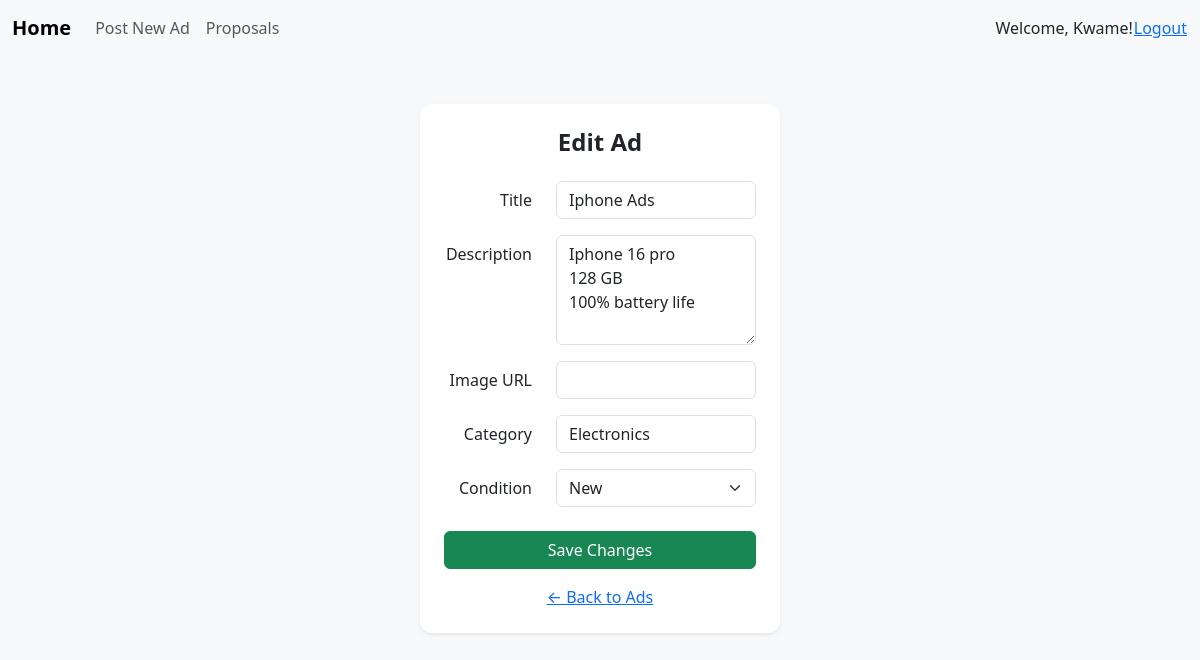
The app's page /ads/1/edit/ (signed in) with its own data.
### ads/models.py (models this page shows, shortened)
class Ad(models.Model):
    CONDITION_CHOICES = [
        ('new', 'New'),
        ('used', 'Used'),
    ]
    user = models.ForeignKey(User, on_delete=models.CASCADE)
    title = models.CharField(max_length=255)
    description = models.TextField()
    image_url = models.URLField(blank=True, null=True)
    category = models.CharField(max_length=100)
    condition = models.CharField(max_length=10, choices=CONDITION_CHOICES)
    created_at = models.DateTimeField(auto_now_add=True)

### ads/views.py (the view)
# urls.py: path('ads/<int:ad_id>/edit/', views.edit_ad, name='edit_ad'),
@login_required
def edit_ad(request, ad_id):
    ad = get_object_or_404(Ad, id=ad_id, user=request.user)
    if request.method == 'POST':
        form = AdForm(request.POST, instance=ad)
        if form.is_valid():
            form.save()
            return redirect('ad_detail', ad_id=ad.id)
    else:
        form = AdForm(instance=ad)
    return render(request, 'ads/edit_ad.html', {'form': form})

### ads/forms.py
class AdForm(forms.ModelForm):
    description = forms.CharField(
        widget=forms.Textarea(
            attrs={
                'class':      'form-control',
                'rows':       4,
                'placeholder':'Describe your item…'
            }
        )
    )
    class Meta:
        model = Ad
        fields = ['title', 'description', 'image_url', 'category', 'condition']
        widgets =  widgets = {
            'title':     forms.TextInput(attrs={'class':'form-control'}),
            'image_url': forms.URLInput( attrs={'class':'form-control'}),
            'category':  forms.TextInput(attrs={'class':'form-control'}),
            'condition': forms.Select(   attrs={'class':'form-select'}),
        }

### ads/templates/ads/edit_ad.html
{% include 'ads/create_ad.html' %}

### ads/templates/ads/create_ad.html (shortened to what this page needs)
{% extends "base.html" %}
{% block content %}
<div class="row justify-content-center">
  <div class="col-md-8 col-lg-6">
    <div class="card shadow-sm">
      <div class="card-body p-4">
        <h2 class="card-title mb-4 text-center">
          {% if form.instance.pk %}Edit{% else %}Create{% endif %} Ad
        </h2>
        <form method="post" novalidate>
          <div class="row mb-3 align-items-center">
            <label for="{{ form.title.id_for_label }}"
                   class="col-sm-4 col-form-label text-end">
              Title
            </label>
            <div class="col-sm-8">
              {{ form.title }}
            </div>
          </div>
          <div class="row mb-3 align-items-start">
            <label for="{{ form.description.id_for_label }}"
                   class="col-sm-4 col-form-label text-end">
              Description
            </label>
            <div class="col-sm-8">
              {{ form.description }}
            </div>
          </div>
          <div class="row mb-3 align-items-center">
            <label for="{{ form.image_url.id_for_label }}"
                   class="col-sm-4 col-form-label text-end">
              Image URL
            </label>
            <div class="col-sm-8">
              {{ form.image_url }}
            </div>
          </div>
          <div class="row mb-3 align-items-center">
            <label for="{{ form.category.id_for_label }}"
                   class="col-sm-4 col-form-label text-end">
              Category
            </label>
            <div class="col-sm-8">
              {{ form.category }}
            </div>
          </div>
          <div class="row mb-4 align-items-center">
            <label for="{{ form.condition.id_for_label }}"
                   class="col-sm-4 col-form-label text-end">
              Condition
            </label>
            <div class="col-sm-8">
              {{ form.condition }}
            </div>
          </div>
          <button class="btn btn-success w-100" type="submit">
            {% if form.instance.pk %}Save Changes{% else %}Create{% endif %}
          </button>
        </form>
        <div class="mt-3 text-center">
          <a href="{% url 'ad_list' %}">&larr; Back to Ads</a>
        </div>
      </div>
    </div>
  </div>
</div>
{% endblock %}

### ads/templates/base.html (shortened to what this page needs)
<!DOCTYPE html>
<html>
<head>
  {% load static %}
    <link rel="stylesheet" href="https://cdn.jsdelivr.net/npm/bootstrap@5.3.2/dist/css/bootstrap.min.css">
    <link rel="stylesheet" href="{% static 'ads/css/style.css' %}">
</head>
<body>
    <nav class="navbar navbar-expand-lg navbar-light bg-light mb-3">
      <div class="container-fluid">
        <a class="navbar-brand" href="{% url 'ad_list' %}">Home</a>
        {% if user.is_authenticated %}
        <ul class="navbar-nav me-auto mb-2 mb-lg-0">
          <li class="nav-item"><a class="nav-link" href="{% url 'create_ad' %}">Post New Ad</a></li>
          <li class="nav-item"><a class="nav-link" href="{% url 'proposal_list' %}">Proposals</a></li>
        </ul>
        <span>Welcome, {{ user.username }}!</span>
        <form
            method="post"
            action="{% url 'logout' %}"
            style="display:inline"
          >
            <button class="btn btn-link p-0 m-0 align-baseline">
              Logout
            </button>
        </form>
        {% else %}
        <p><a href="{% url 'login' %}">Login</a> | <a href="{% url 'signup' %}">Sign up</a></p>
        {% endif %}
      </div>
    </nav>
    <div class="container">
        {% block content %}{% endblock %}
    </div>
</body>
</html>

### ads/static/ads/css/style.css (style rules this page uses)
body { background-color: #f8f9fa; }
.navbar-brand { font-weight: bold; }
.card { border: none; border-radius: 0.75rem; }
.card-title { font-size: 1.5rem; font-weight: 600; }
form input, form select, form textarea { border-radius: 0.375rem; }
.card { max-width: 360px; margin: 2rem auto; }

### records on screen
Ad: title "Iphone Ads", description "Iphone 16 pro 128 GB 100% battery life", category "Electronics", condition "New"

### other values on screen
{{ user.username }} "Kwame"
